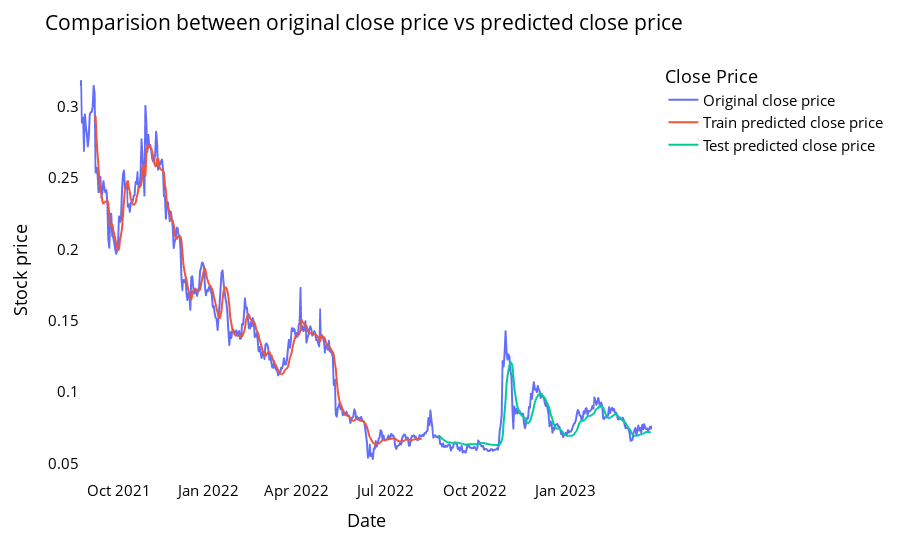

The notebook cell saved with this chart:
### Code cell
# shift train predictions for plotting

look_back=time_step
trainPredictPlot = np.empty_like(closedf)
trainPredictPlot[:, :] = np.nan
trainPredictPlot[look_back:len(train_predict)+look_back, :] = train_predict
print("Train predicted data: ", trainPredictPlot.shape)

# shift test predictions for plotting
testPredictPlot = np.empty_like(closedf)
testPredictPlot[:, :] = np.nan
testPredictPlot[len(train_predict)+(look_back*2)+1:len(closedf)-1, :] = test_predict
print("Test predicted data: ", testPredictPlot.shape)

names = cycle(['Original close price','Train predicted close price','Test predicted close price'])


plotdf = pd.DataFrame({'date': close_stock['Date'],
                       'original_close': close_stock['Close'],
                      'train_predicted_close': trainPredictPlot.reshape(1,-1)[0].tolist(),
                      'test_predicted_close': testPredictPlot.reshape(1,-1)[0].tolist()})

fig = px.line(plotdf,x=plotdf['date'], y=[plotdf['original_close'],plotdf['train_predicted_close'],
                                          plotdf['test_predicted_close']],
              labels={'value':'Stock price','date': 'Date'})
fig.update_layout(title_text='Comparision between original close price vs predicted close price',
                  plot_bgcolor='white', font_size=15, font_color='black', legend_title_text='Close Price')
fig.for_each_trace(lambda t:  t.update(name = next(names)))

fig.update_xaxes(showgrid=False)
fig.update_yaxes(showgrid=False)
fig.show()

### Figure 1 — Plotly figure (JSON) as saved in the notebook; plotly's stock layout.template omitted (floating-point values rounded to 4 significant figures; data arrays with more than 128 entries replaced by an {"elided": "..."} marker saying what was removed)
{"data": [{"hovertemplate": "variable=original_close<br>Date=%{x}<br>Stock price=%{y}<extra></extra>", "legendgroup": "original_close", "line": {"color": "#636efa", "dash": "solid"}, "marker": {"symbol": "circle"}, "mode": "lines", "name": "Original close price", "showlegend": true, "type": "scattergl", "x": {"elided": "587 str values"}, "xaxis": "x", "y": {"elided": "587 float values"}, "yaxis": "y"}, {"hovertemplate": "variable=train_predicted_close<br>Date=%{x}<br>Stock price=%{y}<extra></extra>", "legendgroup": "train_predicted_close", "line": {"color": "#EF553B", "dash": "solid"}, "marker": {"symbol": "circle"}, "mode": "lines", "name": "Train predicted close price", "showlegend": true, "type": "scattergl", "x": {"elided": "587 str values"}, "xaxis": "x", "y": {"elided": "587 float values"}, "yaxis": "y"}, {"hovertemplate": "variable=test_predicted_close<br>Date=%{x}<br>Stock price=%{y}<extra></extra>", "legendgroup": "test_predicted_close", "line": {"color": "#00cc96", "dash": "solid"}, "marker": {"symbol": "circle"}, "mode": "lines", "name": "Test predicted close price", "showlegend": true, "type": "scattergl", "x": {"elided": "587 str values"}, "xaxis": "x", "y": {"elided": "587 float values"}, "yaxis": "y"}], "layout": {"font": {"color": "black", "size": 15}, "legend": {"title": {"text": "Close Price"}, "tracegroupgap": 0}, "margin": {"t": 60}, "plot_bgcolor": "white", "title": {"text": "Comparision between original close price vs predicted close price"}, "xaxis": {"anchor": "y", "domain": [0, 1], "showgrid": false, "title": {"text": "Date"}}, "yaxis": {"anchor": "x", "domain": [0, 1], "showgrid": false, "title": {"text": "Stock price"}}}}
